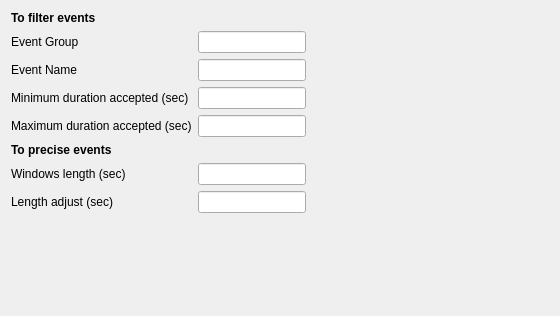
<?xml version="1.0" encoding="UTF-8"?>
<ui version="4.0">
 <class>A4PreciseEventsSettingsView</class>
 <widget class="QWidget" name="A4PreciseEventsSettingsView">
  <property name="geometry">
   <rect>
    <x>0</x>
    <y>0</y>
    <width>560</width>
    <height>316</height>
   </rect>
  </property>
  <property name="windowTitle">
   <string>Form</string>
  </property>
  <layout class="QVBoxLayout" name="verticalLayout">
   <item>
    <layout class="QHBoxLayout" name="horizontalLayout">
     <item>
      <layout class="QFormLayout" name="formLayout">
       <item row="0" column="0" colspan="2">
        <widget class="QLabel" name="label_2">
         <property name="font">
          <font>
           <weight>75</weight>
           <bold>true</bold>
          </font>
         </property>
         <property name="text">
          <string>To filter events</string>
         </property>
        </widget>
       </item>
       <item row="1" column="0">
        <widget class="QLabel" name="label_3">
         <property name="minimumSize">
          <size>
           <width>170</width>
           <height>0</height>
          </size>
         </property>
         <property name="text">
          <string>Event Group</string>
         </property>
        </widget>
       </item>
       <item row="1" column="1">
        <widget class="QLineEdit" name="group_lineEdit"/>
       </item>
       <item row="2" column="0">
        <widget class="QLabel" name="label_4">
         <property name="minimumSize">
          <size>
           <width>170</width>
           <height>0</height>
          </size>
         </property>
         <property name="text">
          <string>Event Name</string>
         </property>
        </widget>
       </item>
       <item row="2" column="1">
        <widget class="QLineEdit" name="name_lineEdit"/>
       </item>
       <item row="3" column="0">
        <widget class="QLabel" name="label_5">
         <property name="minimumSize">
          <size>
           <width>170</width>
           <height>0</height>
          </size>
         </property>
         <property name="text">
          <string>Minimum duration accepted (sec)</string>
         </property>
        </widget>
       </item>
       <item row="3" column="1">
        <widget class="QLineEdit" name="min_dur_lineEdit"/>
       </item>
       <item row="4" column="0">
        <widget class="QLabel" name="label_6">
         <property name="minimumSize">
          <size>
           <width>170</width>
           <height>0</height>
          </size>
         </property>
         <property name="text">
          <string>Maximum duration accepted (sec)</string>
         </property>
        </widget>
       </item>
       <item row="4" column="1">
        <widget class="QLineEdit" name="max_dur_lineEdit"/>
       </item>
       <item row="5" column="0" colspan="2">
        <widget class="QLabel" name="label">
         <property name="font">
          <font>
           <weight>75</weight>
           <bold>true</bold>
          </font>
         </property>
         <property name="text">
          <string>To precise events</string>
         </property>
        </widget>
       </item>
       <item row="6" column="0">
        <widget class="QLabel" name="win_len_sec_label">
         <property name="minimumSize">
          <size>
           <width>170</width>
           <height>0</height>
          </size>
         </property>
         <property name="text">
          <string>Windows length (sec)</string>
         </property>
        </widget>
       </item>
       <item row="6" column="1">
        <widget class="QLineEdit" name="win_len_sec_lineedit">
         <property name="toolTip">
          <string>Window length used to compute the RMS value.</string>
         </property>
        </widget>
       </item>
       <item row="7" column="0">
        <widget class="QLabel" name="len_adjust_sec_label">
         <property name="minimumSize">
          <size>
           <width>170</width>
           <height>0</height>
          </size>
         </property>
         <property name="text">
          <string>Length adjust (sec)</string>
         </property>
        </widget>
       </item>
       <item row="7" column="1">
        <widget class="QLineEdit" name="len_adjust_sec_lineedit">
         <property name="toolTip">
          <string>The window length to evaluate before and after the original event.</string>
         </property>
        </widget>
       </item>
      </layout>
     </item>
     <item>
      <spacer name="horizontalSpacer">
       <property name="orientation">
        <enum>Qt::Horizontal</enum>
       </property>
       <property name="sizeHint" stdset="0">
        <size>
         <width>40</width>
         <height>20</height>
        </size>
       </property>
      </spacer>
     </item>
    </layout>
   </item>
   <item>
    <spacer name="verticalSpacer">
     <property name="orientation">
      <enum>Qt::Vertical</enum>
     </property>
     <property name="sizeHint" stdset="0">
      <size>
       <width>20</width>
       <height>40</height>
      </size>
     </property>
    </spacer>
   </item>
  </layout>
 </widget>
 <resources/>
 <connections/>
</ui>
